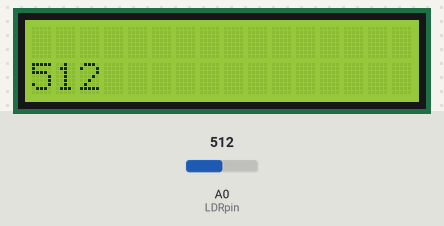
Bench run of a sketch on a simulated Arduino Uno, built with avr-gcc and run on an emulated ATmega328P. On the bench: 16×2 character LCD. The inputs (shaded band) are chosen by the test bench; at power-on: A0 (LDRpin) = 512.

Above: at 3.6 s.
3.7 s: A0 (LDRpin) set to 716
At 6.9 s:
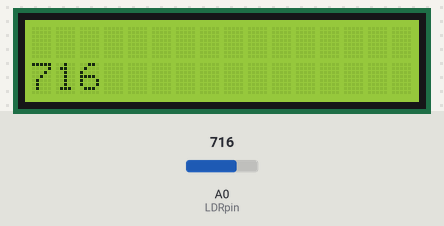
10.5 s: A0 (LDRpin) set to 900
At 12.9 s:
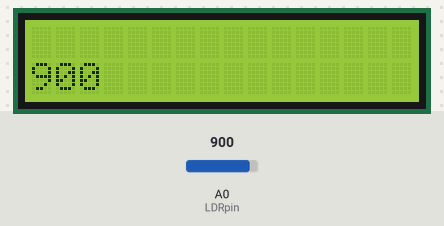
16.5 s: A0 (LDRpin) set to 1023
At 18.9 s:
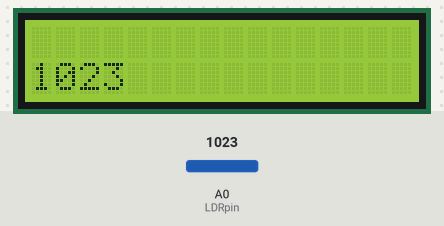
Timing chart, 0 to 20.4 s (numbered marks = the images above; inputs shaded):
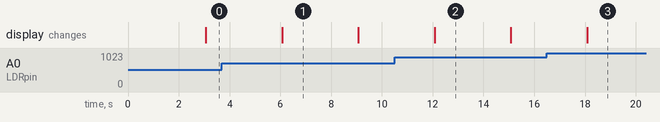

Measured:
- after the input at 3.7 s, the display: first differs from a run without the input after 2.4 s (image 1)
- after the input at 10.5 s, the display: first differs from a run without the input after 1.6 s (image 2)
- after the input at 16.5 s, the display: first differs from a run without the input after 1.6 s (image 3)
- what the display in image 1 shows lasts 3.0 s, from 6.1 s to 9.1 s

The sketch:

ldrlcd.ino
```cpp
#include <LiquidCrystal.h>
const int LDRpin = A0;
LiquidCrystal lcd(12,11,2,3,4,5);

void setup() {
  pinMode(LDRpin, INPUT);
  lcd.begin(16,2);
}

void loop() {
  int ldr = analogRead(LDRpin);
  lcd.setCursor(0,1);
  lcd.print(ldr);
  delay(3000);
  lcd.clear();
}
```
